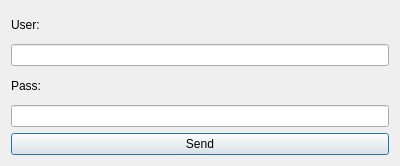
<?xml version="1.0" encoding="UTF-8"?>
<ui version="4.0">
 <class>Email</class>
 <widget class="QDialog" name="Email">
  <property name="geometry">
   <rect>
    <x>0</x>
    <y>0</y>
    <width>400</width>
    <height>166</height>
   </rect>
  </property>
  <property name="windowTitle">
   <string>Email</string>
  </property>
  <layout class="QVBoxLayout" name="verticalLayout">
   <item>
    <widget class="QLabel" name="lblUser">
     <property name="text">
      <string>User:</string>
     </property>
    </widget>
   </item>
   <item>
    <widget class="QLineEdit" name="txtUserEmail"/>
   </item>
   <item>
    <widget class="QLabel" name="lblPass">
     <property name="text">
      <string>Pass:</string>
     </property>
    </widget>
   </item>
   <item>
    <widget class="QLineEdit" name="txtPassEmail">
     <property name="echoMode">
      <enum>QLineEdit::Password</enum>
     </property>
    </widget>
   </item>
   <item>
    <widget class="QPushButton" name="btnSendEmail">
     <property name="text">
      <string>Send</string>
     </property>
    </widget>
   </item>
  </layout>
 </widget>
 <resources/>
 <connections/>
</ui>
